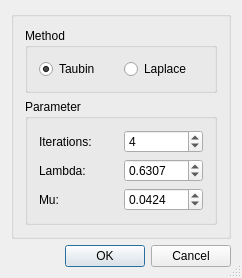
<?xml version="1.0" encoding="UTF-8"?>
<ui version="4.0">
 <class>MeshGui::DlgSmoothing</class>
 <widget class="QDialog" name="MeshGui::DlgSmoothing">
  <property name="geometry">
   <rect>
    <x>0</x>
    <y>0</y>
    <width>242</width>
    <height>251</height>
   </rect>
  </property>
  <property name="windowTitle">
   <string>Smoothing</string>
  </property>
  <property name="sizeGripEnabled">
   <bool>true</bool>
  </property>
  <layout class="QGridLayout" name="gridLayout_4">
   <item row="0" column="0">
    <widget class="QGroupBox" name="groupBox">
     <property name="title">
      <string/>
     </property>
     <layout class="QGridLayout" name="gridLayout_3">
      <item row="0" column="0">
       <widget class="QGroupBox" name="groupBox_3">
        <property name="title">
         <string>Method</string>
        </property>
        <layout class="QGridLayout" name="gridLayout">
         <item row="0" column="0">
          <widget class="QRadioButton" name="radioButtonTaubin">
           <property name="text">
            <string>Taubin</string>
           </property>
           <property name="checked">
            <bool>true</bool>
           </property>
          </widget>
         </item>
         <item row="0" column="1">
          <widget class="QRadioButton" name="radioButtonLaplace">
           <property name="text">
            <string>Laplace</string>
           </property>
          </widget>
         </item>
        </layout>
       </widget>
      </item>
      <item row="1" column="0">
       <widget class="QGroupBox" name="groupBox_2">
        <property name="title">
         <string>Parameter</string>
        </property>
        <layout class="QGridLayout" name="gridLayout_2">
         <item row="0" column="0">
          <widget class="QLabel" name="label">
           <property name="text">
            <string>Iterations:</string>
           </property>
          </widget>
         </item>
         <item row="0" column="1">
          <widget class="QSpinBox" name="iterations">
           <property name="minimum">
            <number>1</number>
           </property>
           <property name="value">
            <number>4</number>
           </property>
          </widget>
         </item>
         <item row="1" column="0">
          <widget class="QLabel" name="labelLambda">
           <property name="text">
            <string>Lambda:</string>
           </property>
          </widget>
         </item>
         <item row="1" column="1">
          <widget class="QDoubleSpinBox" name="spinLambda">
           <property name="decimals">
            <number>4</number>
           </property>
           <property name="maximum">
            <double>1.000000000000000</double>
           </property>
           <property name="singleStep">
            <double>0.001000000000000</double>
           </property>
           <property name="value">
            <double>0.630700000000000</double>
           </property>
          </widget>
         </item>
         <item row="2" column="0">
          <widget class="QLabel" name="labelMu">
           <property name="text">
            <string>Mu:</string>
           </property>
          </widget>
         </item>
         <item row="2" column="1">
          <widget class="QDoubleSpinBox" name="spinMicro">
           <property name="decimals">
            <number>4</number>
           </property>
           <property name="maximum">
            <double>1.000000000000000</double>
           </property>
           <property name="singleStep">
            <double>0.001000000000000</double>
           </property>
           <property name="value">
            <double>0.042400000000000</double>
           </property>
          </widget>
         </item>
        </layout>
       </widget>
      </item>
     </layout>
    </widget>
   </item>
   <item row="1" column="0">
    <widget class="QDialogButtonBox" name="buttonBox">
     <property name="standardButtons">
      <set>QDialogButtonBox::Cancel|QDialogButtonBox::Ok</set>
     </property>
    </widget>
   </item>
  </layout>
 </widget>
 <layoutdefault spacing="6" margin="11"/>
 <pixmapfunction>qPixmapFromMimeSource</pixmapfunction>
 <resources/>
 <connections>
  <connection>
   <sender>buttonBox</sender>
   <signal>accepted()</signal>
   <receiver>MeshGui::DlgSmoothing</receiver>
   <slot>accept()</slot>
   <hints>
    <hint type="sourcelabel">
     <x>94</x>
     <y>191</y>
    </hint>
    <hint type="destinationlabel">
     <x>-3</x>
     <y>193</y>
    </hint>
   </hints>
  </connection>
  <connection>
   <sender>buttonBox</sender>
   <signal>rejected()</signal>
   <receiver>MeshGui::DlgSmoothing</receiver>
   <slot>reject()</slot>
   <hints>
    <hint type="sourcelabel">
     <x>190</x>
     <y>193</y>
    </hint>
    <hint type="destinationlabel">
     <x>219</x>
     <y>151</y>
    </hint>
   </hints>
  </connection>
 </connections>
</ui>
